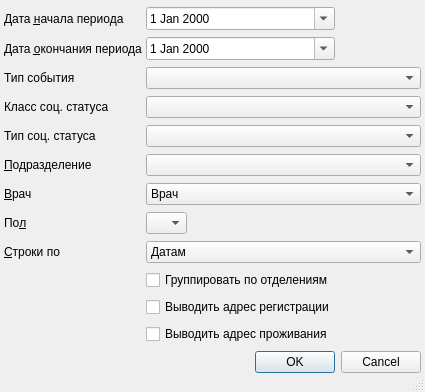
<?xml version="1.0" encoding="UTF-8"?>
<ui version="4.0">
 <class>ReportPatientAtHome</class>
 <widget class="QDialog" name="ReportPatientAtHome">
  <property name="windowModality">
   <enum>Qt::ApplicationModal</enum>
  </property>
  <property name="geometry">
   <rect>
    <x>0</x>
    <y>0</y>
    <width>425</width>
    <height>392</height>
   </rect>
  </property>
  <property name="windowTitle">
   <string>параметры отчёта</string>
  </property>
  <property name="sizeGripEnabled">
   <bool>true</bool>
  </property>
  <layout class="QGridLayout">
   <property name="margin">
    <number>4</number>
   </property>
   <property name="spacing">
    <number>4</number>
   </property>
   <item row="2" column="1" colspan="2">
    <widget class="CRBComboBox" name="cmbEventType"/>
   </item>
   <item row="0" column="2">
    <spacer>
     <property name="orientation">
      <enum>Qt::Horizontal</enum>
     </property>
     <property name="sizeHint" stdset="0">
      <size>
       <width>91</width>
       <height>20</height>
      </size>
     </property>
    </spacer>
   </item>
   <item row="7" column="0">
    <widget class="QLabel" name="lblOrgStructure">
     <property name="text">
      <string>&amp;Подразделение</string>
     </property>
     <property name="buddy">
      <cstring>cmbOrgStructure</cstring>
     </property>
    </widget>
   </item>
   <item row="1" column="2">
    <spacer>
     <property name="orientation">
      <enum>Qt::Horizontal</enum>
     </property>
     <property name="sizeHint" stdset="0">
      <size>
       <width>91</width>
       <height>20</height>
      </size>
     </property>
    </spacer>
   </item>
   <item row="4" column="0">
    <widget class="QLabel" name="label_2">
     <property name="text">
      <string>Тип соц. статуса</string>
     </property>
    </widget>
   </item>
   <item row="0" column="0">
    <widget class="QLabel" name="lblBegDate">
     <property name="text">
      <string>Дата &amp;начала периода</string>
     </property>
     <property name="buddy">
      <cstring>edtBegDate</cstring>
     </property>
    </widget>
   </item>
   <item row="7" column="1" colspan="2">
    <widget class="COrgStructureComboBox" name="cmbOrgStructure"/>
   </item>
   <item row="1" column="0">
    <widget class="QLabel" name="lblEndDate">
     <property name="text">
      <string>Дата &amp;окончания периода</string>
     </property>
     <property name="buddy">
      <cstring>edtEndDate</cstring>
     </property>
    </widget>
   </item>
   <item row="8" column="1" colspan="2">
    <widget class="CPersonComboBoxEx" name="cmbPerson">
     <item>
      <property name="text">
       <string>Врач</string>
      </property>
     </item>
    </widget>
   </item>
   <item row="10" column="0">
    <widget class="QLabel" name="lblRowGrouping">
     <property name="text">
      <string>&amp;Строки по</string>
     </property>
     <property name="buddy">
      <cstring>cmbRowGrouping</cstring>
     </property>
    </widget>
   </item>
   <item row="1" column="1">
    <widget class="CDateEdit" name="edtEndDate">
     <property name="calendarPopup">
      <bool>true</bool>
     </property>
    </widget>
   </item>
   <item row="0" column="1">
    <widget class="CDateEdit" name="edtBegDate">
     <property name="calendarPopup">
      <bool>true</bool>
     </property>
    </widget>
   </item>
   <item row="14" column="0" colspan="3">
    <widget class="QDialogButtonBox" name="buttonBox">
     <property name="orientation">
      <enum>Qt::Horizontal</enum>
     </property>
     <property name="standardButtons">
      <set>QDialogButtonBox::Cancel|QDialogButtonBox::Ok</set>
     </property>
    </widget>
   </item>
   <item row="9" column="1">
    <widget class="QComboBox" name="cmbSex">
     <property name="sizePolicy">
      <sizepolicy hsizetype="Maximum" vsizetype="Fixed">
       <horstretch>0</horstretch>
       <verstretch>0</verstretch>
      </sizepolicy>
     </property>
     <item>
      <property name="text">
       <string/>
      </property>
     </item>
     <item>
      <property name="text">
       <string>М</string>
      </property>
     </item>
     <item>
      <property name="text">
       <string>Ж</string>
      </property>
     </item>
    </widget>
   </item>
   <item row="8" column="0">
    <widget class="QLabel" name="lblPerson">
     <property name="text">
      <string>&amp;Врач</string>
     </property>
     <property name="buddy">
      <cstring>cmbPerson</cstring>
     </property>
    </widget>
   </item>
   <item row="10" column="1" colspan="2">
    <widget class="QComboBox" name="cmbRowGrouping">
     <item>
      <property name="text">
       <string>Датам</string>
      </property>
     </item>
     <item>
      <property name="text">
       <string>Врачам</string>
      </property>
     </item>
     <item>
      <property name="text">
       <string>Подразделениям</string>
      </property>
     </item>
     <item>
      <property name="text">
       <string>Специальности</string>
      </property>
     </item>
     <item>
      <property name="text">
       <string>Должности</string>
      </property>
     </item>
     <item>
      <property name="text">
       <string>Пациентам</string>
      </property>
     </item>
    </widget>
   </item>
   <item row="2" column="0">
    <widget class="QLabel" name="label">
     <property name="text">
      <string>Тип события</string>
     </property>
    </widget>
   </item>
   <item row="9" column="0">
    <widget class="QLabel" name="lblSex">
     <property name="text">
      <string>По&amp;л</string>
     </property>
     <property name="buddy">
      <cstring>cmbSex</cstring>
     </property>
    </widget>
   </item>
   <item row="3" column="0">
    <widget class="QLabel" name="label_3">
     <property name="text">
      <string>Класс соц. статуса</string>
     </property>
    </widget>
   </item>
   <item row="3" column="1" colspan="2">
    <widget class="CSocStatusComboBox" name="cmbSocStatusClass"/>
   </item>
   <item row="4" column="1" colspan="2">
    <widget class="CRBComboBox" name="cmbSocStatusType"/>
   </item>
   <item row="11" column="1">
    <widget class="QCheckBox" name="chkGroup">
     <property name="text">
      <string>Группировать по отделениям</string>
     </property>
    </widget>
   </item>
   <item row="12" column="1">
    <widget class="QCheckBox" name="chkRegAddress">
     <property name="text">
      <string>Выводить адрес регистрации</string>
     </property>
    </widget>
   </item>
   <item row="13" column="1">
    <widget class="QCheckBox" name="chkAddress">
     <property name="text">
      <string>Выводить адрес проживания</string>
     </property>
    </widget>
   </item>
  </layout>
 </widget>
 <customwidgets>
  <customwidget>
   <class>CDateEdit</class>
   <extends>QDateEdit</extends>
   <header>library/DateEdit.h</header>
  </customwidget>
  <customwidget>
   <class>CPersonComboBoxEx</class>
   <extends>QComboBox</extends>
   <header>Orgs/PersonComboBoxEx.h</header>
  </customwidget>
  <customwidget>
   <class>COrgStructureComboBox</class>
   <extends>QComboBox</extends>
   <header>Orgs/OrgStructComboBoxes.h</header>
  </customwidget>
  <customwidget>
   <class>CRBComboBox</class>
   <extends>QComboBox</extends>
   <header>library/crbcombobox.h</header>
  </customwidget>
  <customwidget>
   <class>CSocStatusComboBox</class>
   <extends>QComboBox</extends>
   <header>Registry/SocStatusComboBox.h</header>
  </customwidget>
 </customwidgets>
 <tabstops>
  <tabstop>edtBegDate</tabstop>
  <tabstop>edtEndDate</tabstop>
  <tabstop>cmbOrgStructure</tabstop>
  <tabstop>cmbPerson</tabstop>
  <tabstop>cmbSex</tabstop>
  <tabstop>cmbRowGrouping</tabstop>
  <tabstop>buttonBox</tabstop>
 </tabstops>
 <resources/>
 <connections>
  <connection>
   <sender>buttonBox</sender>
   <signal>accepted()</signal>
   <receiver>ReportPatientAtHome</receiver>
   <slot>accept()</slot>
   <hints>
    <hint type="sourcelabel">
     <x>112</x>
     <y>177</y>
    </hint>
    <hint type="destinationlabel">
     <x>102</x>
     <y>90</y>
    </hint>
   </hints>
  </connection>
  <connection>
   <sender>buttonBox</sender>
   <signal>rejected()</signal>
   <receiver>ReportPatientAtHome</receiver>
   <slot>reject()</slot>
   <hints>
    <hint type="sourcelabel">
     <x>225</x>
     <y>177</y>
    </hint>
    <hint type="destinationlabel">
     <x>236</x>
     <y>76</y>
    </hint>
   </hints>
  </connection>
 </connections>
</ui>
